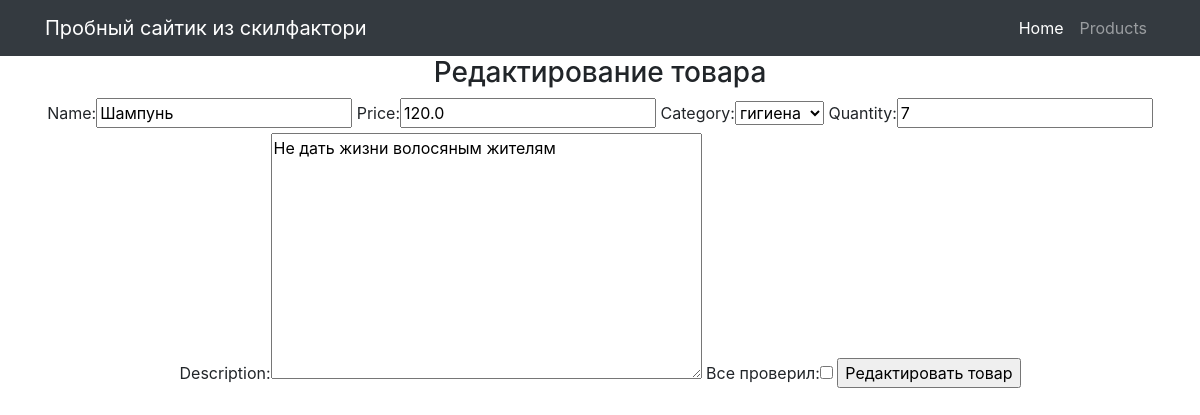
/products//7, run on the app's committed database.
### simpleapp/models.py (models this page shows, shortened)
class Product(models.Model):
    name = models.CharField(max_length=50, unique=True,)  # названия товаров не должны повторяться
    price = models.FloatField(validators=[MinValueValidator(0.0, 'Price should be >= 0.0')])
    quantity = models.IntegerField(validators=[MinValueValidator(0, 'Quantity should be >= 0')])
    category = models.ForeignKey(to='Category', on_delete=models.CASCADE, related_name='products', )
    description = models.TextField()

class Category(models.Model):
    name = models.CharField(max_length=100, unique=True)  # названия категорий тоже не должны повторяться
    def __str__(self):
        return f'{self.name}'

### simpleapp/views.py (the view)
# urls.py: path('/<int:pk>', ProductUpdateView.as_view(), name='product_update'),
class ProductUpdateView(UpdateView):
    template_name = 'product_update.html'
    form_class = ProductForm
    def get_object(self, **kwargs):
        id = self.kwargs.get('pk')
        return Product.objects.get(pk=id)

### simpleapp/forms.py
class ProductForm(ModelForm):
    check_box = BooleanField(label='Все проверил')  # добавляем галочку, или же true-false поле
    class Meta:
        model = Product
        fields = ['name', 'price', 'category', 'quantity', 'description',
                  'check_box',
                  ]

### templates/product_update.html (shortened to what this page needs)
{% extends 'flatpages/default.html' %}
{% block content %}
<h3>Редактирование товара</h3>
<form method="POST">
    {{ form }}
    <input type="submit" value="Редактировать товар">
</form>
{% endblock content %}

### data on the page
Product: name "Шампунь", price "120.0", category "гигиена", quantity "7", description "Не дать жизни волосяным жителям"
